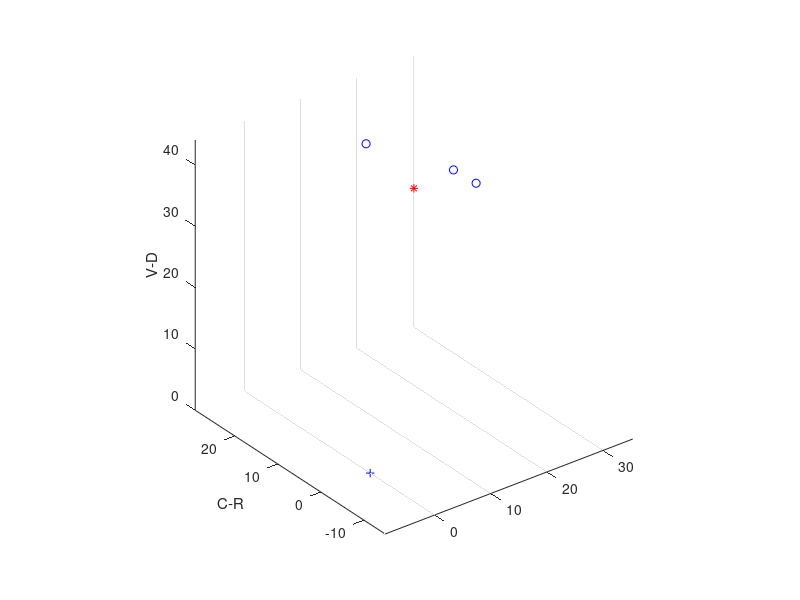

Recreate this plot in MATLAB. (Note: this script raises an error after producing the figure.)
function eito_cortex_cordinate


fig    = figure;
h    = subplot(1,1,1,'Parent',fig);


% [0,0,0]
plot3(0,0,0,'+b','Parent',h)
hold(h,'on');

% rM1 hand area
plot3(17,12,35,'*r','Parent',h)


% reference points 
plot3(18.1,-1,41.4,'ob','Parent',h)    % A
plot3(9.7,13.6,44.1,'ob','Parent',h)   % B
plot3(26.5,15.2,33.2,'ob','Parent',h)  % C

% configure axis

xl  = xlabel('M-L');
yl  = ylabel('C-R');
zl  = zlabel('V-D');


axis(h,'equal');

set(h,'XDir','normal',...
    'XGrid','on',...
    'XLabel',xl,...
    'XLim',[0 30],...
    'XLimMode','manual',...
    'XMinorGrid','off',...
    'XMinorTick','off',...
    'XScale','linear',...
    'XTick',[-10:10:50],...
    'XTickLabelMode','auto',...
    'XTickMode','auto',...
    'YDir','normal',...
    'YGrid','on',...
    'YLabel',yl,...
    'YLim',[-10 30],...
    'YLimMode','manual',...
    'YMinorGrid','off',...
    'YMinorTick','off',...
    'YScale','linear',...
    'YTick',[-10:10:50],...
    'YTickLabelMode','auto',...
    'YTickMode','auto',...
    'ZDir','normal',...
    'ZGrid','on',...
    'ZLabel',zl,...
    'ZLim',[0 50],...
    'ZLimMode','manual',...
    'ZMinorGrid','off',...
    'ZMinorTick','off',...
    'ZScale','linear',...
    'ZTick',[-10:10:50],...
    'ZTickLabelMode','auto',...
    'ZTickMode','auto');


fig    =figure;
h       = subplot(1,1,1,'Parent',fig);
%           ML  RC  Depth   Threshold
finger  = [0,   -8.5,   2007,   NaN;...
    0,  -8.5,   3000,   NaN;...
    0,  -8.5,   5000,   NaN;...
    0,  -4.5,   2250,   5;...
    0,  -4.5,   2750,   4;...
    0,  -4.5,   3250,   6;...
    0,  -4.5,   3750,   14;...
    0,  -4.5,   4250,   13;...
    0,  -4.5,   4750,   17;...
    0,  -4.5,   5250,   11;...
    0,  -4.5,   5750,   15;...
    -2, -4.5,   2000,   8;...
    -2, -4.5,   2500,   8;...
    -2, -4.5,   3000,   9;...
    -2, -4.5,   3500,   12;...
    -2, -4.5,   4000,   7;...
    -4, -4.5,   2500,   NaN;...
    -4, -4.5,   3000,   NaN;...
    -4, -4.5,   4000,   6;...
    -4, -4.5,   5000,   26;...
    -6, -4.5,   2000,   NaN;...
    -6, -4.5,   3000,   NaN;...
    -6, -4.5,   4000,   NaN;...
    +4, -4.5,   2500,   NaN;...
    +4, -4.5,   3500,   NaN;...
    0,  -0.5,   3000,   9;...
    0,  -0.5,   4000,   8;...
    0,  +3.5,   3500,   NaN;...
    0,  +3.5,   4500,   NaN;...
    0,  +1.5,   2000,   NaN;...
    0,  +1.5,   3000,   NaN;...
    0,  +1.5,   4000,   NaN;...
    0,  +1.5,   5000,   NaN;...
    -4,  -0.5,   2000,   15;...
    -4,  -0.5,   3000,   25;...
    -4,  -0.5,   4000,   35;...
    -2,  -0.5,   2500,   30;...
    -2,  -0.5,   3500,   10;...
    -2,  -0.5,   4500,   20];


nfinger = size(finger,1);

hold(h,'on');
for ifinger = 1:nfinger
    if(isnan(finger(ifinger,4)))
        msize   = 2;
        mstyle  = 'o';
        mcolor  = 'k';
    elseif(finger(ifinger,4)<=5)
        msize   = 12;
        mstyle  = 'o';
        mcolor  = 'r';
    elseif(finger(ifinger,4)<=10)
        msize   = 10;
        mstyle  = 'o';
        mcolor  = 'r';
        elseif(finger(ifinger,4)<=15)
        msize   = 8;
        mstyle  = 'o';
        mcolor  = 'r';
    elseif(finger(ifinger,4)<=20)
        msize   = 6;
        mstyle  = 'o';
        mcolor  = 'r';
    elseif(finger(ifinger,4)<=25)
        msize   = 4;
        mstyle  = 'o';
        mcolor  = 'k';
    elseif(finger(ifinger,4)<=30)
        msize   = 2;
        mstyle  = 'o';
        mcolor  = 'k';
    else
        msize   = 2;
        mstyle  = 'o';
        mcolor  = 'k';
    end
        
        
    plot3(finger(ifinger,1),finger(ifinger,2),finger(ifinger,3)/-1000,'Marker',mstyle,'MarkerEdgeColor',mcolor,'MarkerFaceColor',mcolor,'Markersize',msize,'Parent',h)
end


% configure axis

xl  = xlabel('M-L');
yl  = ylabel('C-R');
zl  = zlabel('V-D');


axis(h,'equal');

set(h,'XDir','normal',...
    'XGrid','on',...
    'XLabel',xl,...    'XLim',[0 30],...
    'XLimMode','auto',...
    'XMinorGrid','off',...
    'XMinorTick','off',...
    'XScale','linear',...    
    'XTick',[-10:0.5:10],...
    'XTickLabelMode','manual',...
    'XTickMode','auto',...
    'YDir','normal',...
    'YGrid','on',...
    'YLabel',yl,...    'YLim',[-10 30],...
    'YLimMode','auto',...
    'YMinorGrid','off',...
    'YMinorTick','off',...
    'YScale','linear',...    
    'YTick',[-10:0.5:3],...
    'YTickLabelMode','manual',...
    'YTickMode','auto',...
    'ZDir','normal',...
    'ZGrid','on',...
    'ZLabel',zl,...    'ZLim',[0 50],...
    'ZLimMode','auto',...
    'ZMinorGrid','off',...
    'ZMinorTick','off',...
    'ZScale','linear',...    
    'ZTick',[-8:0.5:0],...
    'ZTickLabelMode','manual',...
    'ZTickMode','auto');